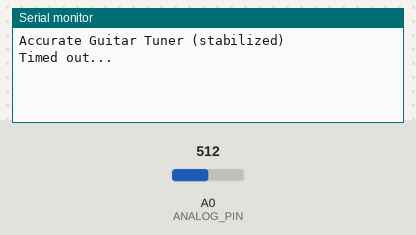
Bench run of a sketch on a simulated Arduino Uno, built with avr-gcc and run on an emulated ATmega328P. On the bench: the last lines printed to the serial monitor. The test bench sets the inputs (shaded band); at power-on: A0 (ANALOG_PIN) = 512.

Above: at 2.2 s.
2.3 s: A0 (ANALOG_PIN) set to 24
At 2.3 s:
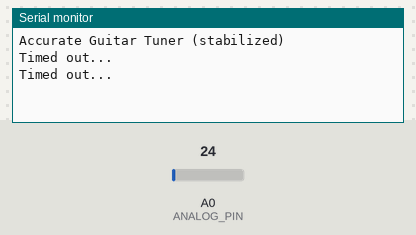
3.8 s: A0 (ANALOG_PIN) set to 18
At 5.3 s:
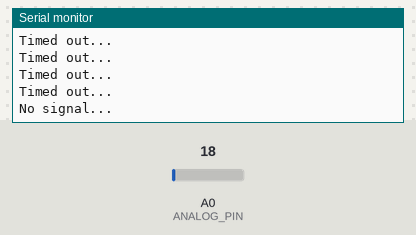

Measured:
- the behaviour switches between 22 and 21 on A0 (ANALOG_PIN) (found by bisection; images 1 and 2)
- after the input at 3.8 s, the serial monitor: prints a new line after 0.80 s (image 2)

The sketch:

SampleFFT.ino
```cpp
#define ANALOG_PIN A0

#define TOTAL_PEAKS 10
#define USE_LAST_N 8

#define PEAK_THRESHOLD 22
#define IGNORE_TIME 1000UL
#define PERIOD_MIN 2500UL
#define PERIOD_MAX 18000UL
#define TIMEOUT 600000UL

void sortArray(unsigned long arr[], int size) {
  for (int i = 0; i < size - 1; i++) {
    for (int j = i + 1; j < size; j++) {
      if (arr[i] > arr[j]) {
        unsigned long temp = arr[i];
        arr[i] = arr[j];
        arr[j] = temp;
      }
    }
  }
}

void setup() {
  Serial.begin(115200);
  delay(1000);
  Serial.println("Accurate Guitar Tuner (stabilized)");
}

void loop() {
  unsigned long periods[TOTAL_PEAKS];
  int peakCount = 0;
  int lastVal = 0;
  unsigned long lastPeakTime = 0;
  unsigned long lastAcceptedPeakTime = 0;
  unsigned long startTime = micros();

  // Wait for signal rise
  while (analogRead(ANALOG_PIN) < PEAK_THRESHOLD) {
    if (micros() - startTime > TIMEOUT) {
      Serial.println("No signal...");
      delay(300);
      return;
    }
  }

  // Optional: let pluck settle
  delayMicroseconds(15000);  // 15ms to avoid pluck transients

  while (peakCount < TOTAL_PEAKS) {
    int val = analogRead(ANALOG_PIN);
    //Serial.println(val);
    unsigned long now = micros();

    if (val >= PEAK_THRESHOLD && lastVal < PEAK_THRESHOLD) {
      if (now - lastAcceptedPeakTime >= IGNORE_TIME) {
        if (lastPeakTime > 0) {
          unsigned long period = now - lastPeakTime;
          if (period >= PERIOD_MIN && period <= PERIOD_MAX) {
            periods[peakCount++] = period;
          }
        }
        lastPeakTime = now;
        lastAcceptedPeakTime = now;
      }
    }

    lastVal = val;

    if (micros() - startTime > TIMEOUT) {
      Serial.println("Timed out...");
      return;
    }
  }

  // Use only the last N periods
  int startIndex = TOTAL_PEAKS - USE_LAST_N;
  sortArray(&periods[startIndex], USE_LAST_N);
  unsigned long medianPeriod = periods[startIndex + USE_LAST_N / 2];

  float frequency = 1000000.0 / medianPeriod;
 // Serial.print("Frequency: ");
  Serial.println(frequency);
 // Serial.println(" Hz");

  delay(300);
}
```
